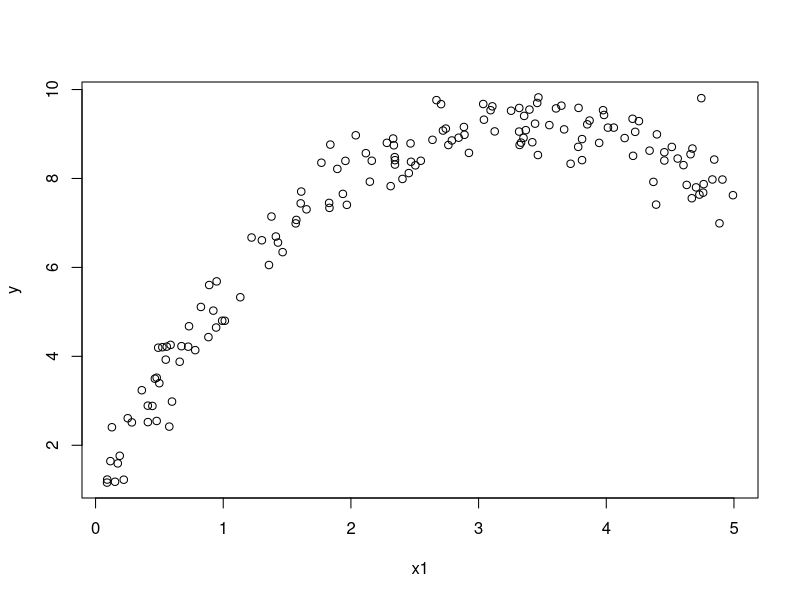
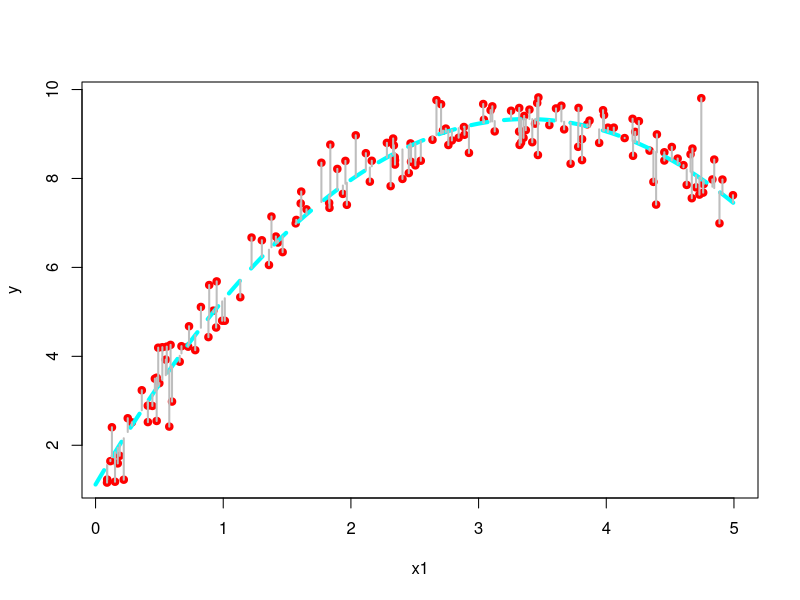

Generate these figures, in order, with R:
# ADA8 – Astronomical Data Analysis Summer School
# Bayesian tutorial by Rafael S. de Souza - ELTE, Hungary & COIN
#
# Partial example from Bayesian Models for Astrophysical Data 
# by Hilbe, de Souza & Ishida, 2016, Cambridge Univ. Press
#
# Example of frequentist linear regression in R
# synthetic data
# 1 response (y) and 1 explanatory variable (x1) with 1 quadratic term


set.seed(1056)                    # set seed to replicate example
nobs= 150                         # number of obs in model 
x1 <- runif(nobs,0,5)             # random uniform variable
mu <- 1 + 5 * x1 - 0.75 * x1 ^ 2  # linear predictor, xb
y <- rnorm(nobs, mu, sd=0.5)      # create y as adjusted random normal variate 

plot(x1,y)                        # Visualize data
 

fit <- lm(y ~ x1+I(x1^2))          # Normal Fit 
summary(fit) 

xx <- seq(0,5,length=200)
ypred <- predict(fit,newdata=list(x1=xx),type="response")     # Prediction from the model 

plot(x1,y,pch=19,col="red")                                   # Plot regression line 
lines(xx,ypred,col='cyan',lwd=4,lty=2)

segments(x1,fitted(fit),x1,y,lwd=2,col="gray")                # add the residuals
